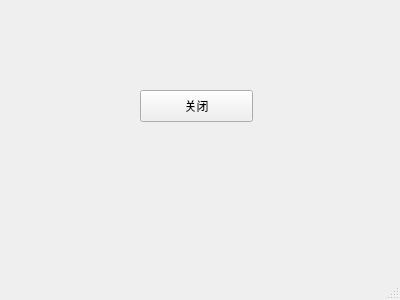
<?xml version="1.0" encoding="UTF-8"?>
<ui version="4.0">
 <class>MainWindow</class>
 <widget class="QMainWindow" name="MainWindow">
  <property name="geometry">
   <rect>
    <x>0</x>
    <y>0</y>
    <width>400</width>
    <height>300</height>
   </rect>
  </property>
  <property name="windowTitle">
   <string>MainWindow</string>
  </property>
  <widget class="QWidget" name="centralwidget">
   <widget class="QPushButton" name="pushButton">
    <property name="geometry">
     <rect>
      <x>140</x>
      <y>90</y>
      <width>113</width>
      <height>32</height>
     </rect>
    </property>
    <property name="text">
     <string>关闭</string>
    </property>
   </widget>
  </widget>
  <widget class="QMenuBar" name="menubar">
   <property name="geometry">
    <rect>
     <x>0</x>
     <y>0</y>
     <width>400</width>
     <height>24</height>
    </rect>
   </property>
  </widget>
  <widget class="QStatusBar" name="statusbar"/>
 </widget>
 <resources/>
 <connections>
  <connection>
   <sender>pushButton</sender>
   <signal>clicked()</signal>
   <receiver>MainWindow</receiver>
   <slot>close()</slot>
   <hints>
    <hint type="sourcelabel">
     <x>196</x>
     <y>129</y>
    </hint>
    <hint type="destinationlabel">
     <x>199</x>
     <y>149</y>
    </hint>
   </hints>
  </connection>
 </connections>
</ui>
